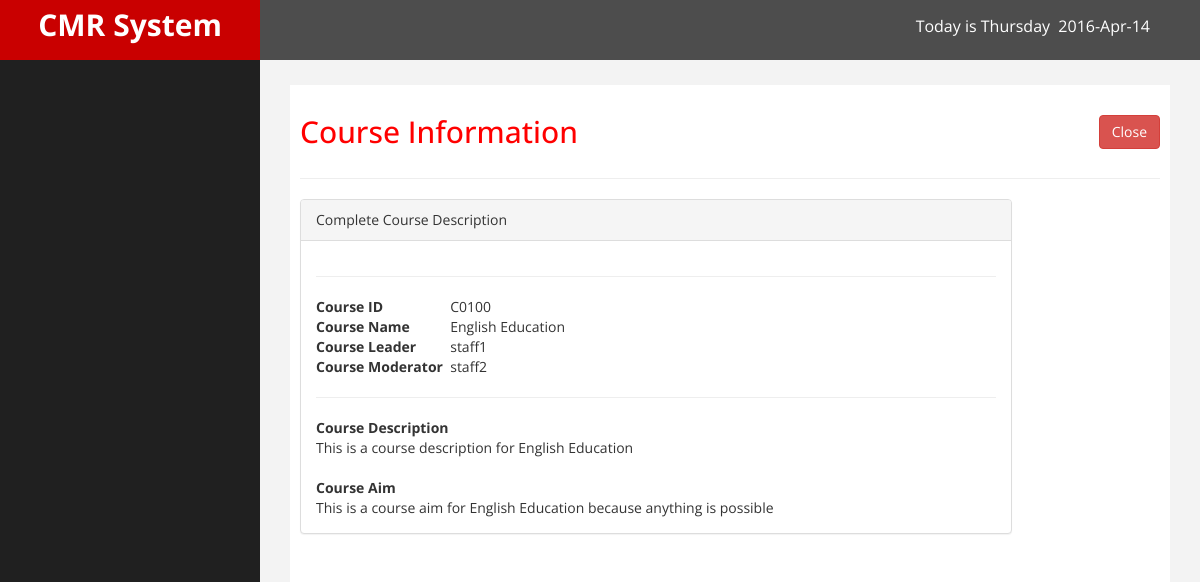
The page /coursedescription.php?id=C0100 on the database its author committed.
### tables this page shows
CREATE TABLE IF NOT EXISTS `coursestbl` (
  `courseID` varchar(5) NOT NULL,
  `Name` varchar(50) NOT NULL,
  `Description` varchar(250) NOT NULL,
  `Aim` text NOT NULL,
  `FacultyID` int(11) DEFAULT NULL,
  PRIMARY KEY (`courseID`),
  UNIQUE KEY `courseID` (`courseID`),
  KEY `fac_fk` (`FacultyID`)
);

CREATE TABLE IF NOT EXISTS `userstbl` (
  `userid` int(11) NOT NULL AUTO_INCREMENT,
  `username` varchar(100) NOT NULL,
  `password` varchar(100) NOT NULL,
  `roleid` int(100) NOT NULL,
  `email` varchar(225) NOT NULL,
  `id` int(11) NOT NULL,
  PRIMARY KEY (`userid`),
  UNIQUE KEY `username` (`username`),
  UNIQUE KEY `email` (`email`),
  KEY `fk_roleid` (`roleid`)
);

### coursedescription.php (the view, shortened to what this page needs)
<?php
include("connect.php");
$course_id = $_GET['id'];
$query = "select courseid,name,description,aim from coursestbl  WHERE courseid='$course_id'";
$result = mysqli_query($conn, $query);
$row = mysqli_fetch_assoc($result);
$query1="SELECT  username FROM userstbl u, assigntbl a WHERE u.userid = a.courseleader && a.courseid='$course_id'";
$result1 = mysqli_query($conn, $query1);
$row1 = mysqli_fetch_assoc($result1);
$query2="SELECT  username FROM userstbl u, assigntbl a WHERE  u.userid = a.coursemoderator && a.courseid='$course_id'";
$result2 = mysqli_query($conn, $query2);
$row2 = mysqli_fetch_assoc($result2);
?>
<!DOCTYPE html>
<html xmlns="http://www.w3.org/1999/xhtml">
<head>
    <link href="assets/css/bootstrap.css" rel="stylesheet" />
    <link href="assets/css/font-awesome.css" rel="stylesheet" />
    <link href="assets/js/morris/morris-0.4.3.min.css" rel="stylesheet" />
    <link href="assets/css/custom.css" rel="stylesheet" />
</head>
<body>
    <div id="wrapper">
        <nav class="navbar navbar-default navbar-cls-top " role="navigation" style="margin-bottom: 0">
            <div class="navbar-header">
                <a class="navbar-brand" href="index.html">CMR System</a>
            </div>
			<div style="color: white; padding: 15px 50px 5px 50px;float: right;font-size: 16px;">
				<?php
					echo "Today is " . date("l"); echo "&nbsp;&nbsp;". date("Y-M-d") ;
				?>
			</div>
        </nav>
        <div id="page-wrapper" >
            <div id="page-inner">
                <div class="row">
                    <div class="col-md-12">
						<h2>Course Information <a style="float:right" class="btn btn-danger" onclick="window.close()">Close</a></h2>
                    </div>
                </div>
                  <hr />
            <div class="row">
                <div class="col-md-10 col-sm-6" id="updatecoursediv" >
                    <div class="panel panel-default">
                        <div class="panel-heading">Complete Course Description</div>
                        <div class="panel-body">
                                <div class="tab-pane fade in" id="">
									<div>
	<hr></hr><table>
                                  <tr>
								  <td><strong>Course ID &nbsp;</strong></td>
								  <td><?php echo $row['courseid']; ?> <br></td>
								  </tr>
								  <tr>
								  <td><strong>Course Name &nbsp;</strong></td>
								  <td><?php echo $row['name']; ?><br></td>
								  </tr>
								  <tr>
								  <td><strong>Course Leader &nbsp;</strong></td>
                                  <td><?php echo $row1['username']; ?><br></td>
								  </tr>
								  <tr>
								  <td><strong>Course Moderator &nbsp;</strong></td>
                                  <td><?php echo $row2['username']; ?><br></td>
								  </tr>
						</table>
						<hr></hr>
						<strong>Course Description &nbsp;</strong><br>
						<?php echo $row['description']; ?><br><br>
						<strong>Course Aim &nbsp;</strong><br>
						<?php echo $row['aim']; ?><br></td>
                   </div>
                                </div>
                        </div>
                    </div>
                </div>
				</div>
                </div>
			</div>
            </div>
</body>
</html>

### assets/css/custom.css (style rules this page uses)
body { font-family: 'Open Sans', sans-serif; }
#wrapper { width: 100%; background:#202020; }
#page-wrapper { padding: 15px 15px; min-height: 600px; background:#F3F3F3; }
#page-inner { width:100%; margin:10px 20px 10px 0px; background-color:#fff!important; padding:10px; min-height:1200px; }
h2 { color: #f00; }
.navbar-cls-top .navbar-brand { color: #fff; background: #C90000; width: 260px; text-align: center; height: 60px; font-size: 30px; font-weight: 700; }
.navbar-cls-top { background:#4D4D4D; border-bottom:none; }
.navbar-default { border:0px solid black; }
.navbar-header { background: #A70303; }
@media (min-width:768px) { #page-wrapper { margin: 0 0 0 260px; padding: 15px 30px; min-height: 1200px; } }
@media (min-width:768px) { .navbar { border-radius: 0px; } }

### rows shown on the page
coursestbl: courseID "C0100", Name "English Education", Description "This is a course description for English Education", Aim "This is a course aim for English Education because anything is possible"
userstbl: username "staff1"
userstbl: username "staff2"
